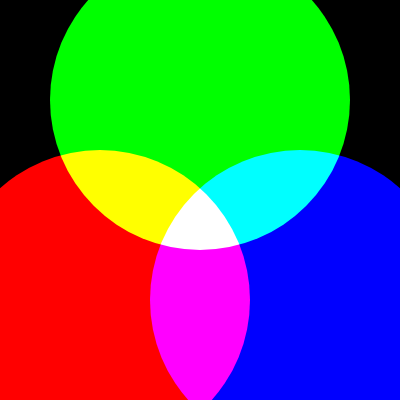
Frame 1 (no input)
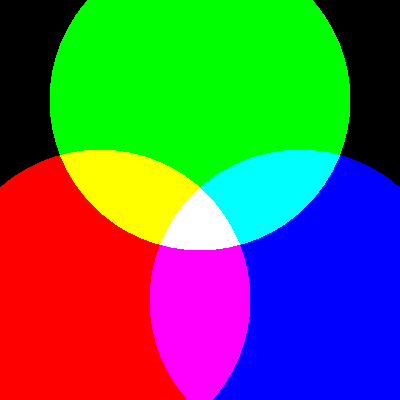
Frame 60 (no input)
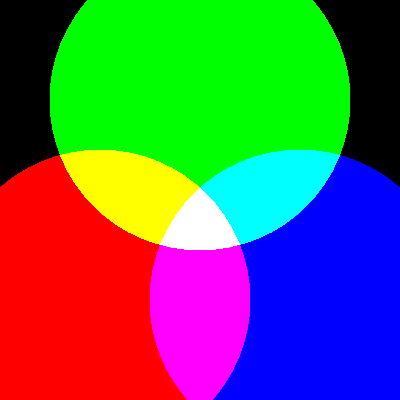
Frame 120 (the mouse pressed at the canvas centre since frame 60)

The p5.js sketch that drew these frames (run headless with seeded random() and noise() and a simulated clock; from frame 60 on, the mouse is pressed at the canvas centre):

// p5.js sketch
// ── sketch.js
function setup() {
  createCanvas(400, 400);
  noStroke();
  blendMode(ADD);
}

function draw() {
  background(0);
  
  fill(255,0,0);
  circle(100, 300, 300);
  
  fill(0, 255, 0);
  circle(200, 100, 300);
  
  fill(0, 0, 255);
  circle(300, 300, 300);
}
